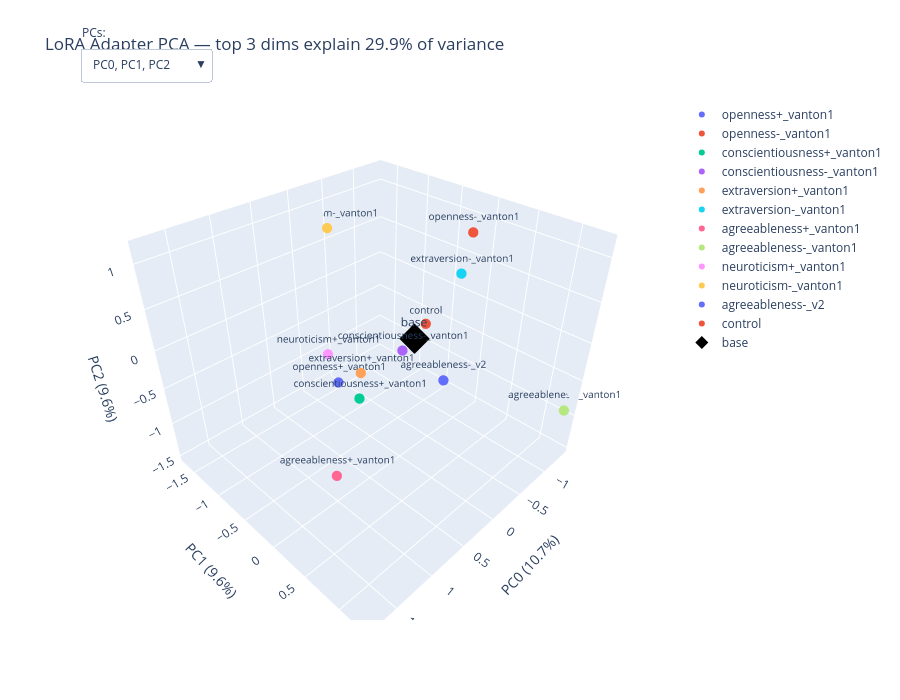

Notebook cell for this chart:
### Code cell
import plotly.graph_objects as go

# Re-pull from pca_result so this cell is self-contained
coords = pca_result.input_coords
explained = pca_result.explained_variance
persona_names = persona_collection.names

print(f"coords.shape={tuple(coords.shape)}, explained.shape={tuple(explained.shape)}")
assert coords.ndim == 2, f"expected 2D coords, got shape {tuple(coords.shape)}"
n_pcs = coords.shape[1]
if n_pcs < 3:
    raise RuntimeError(f"Need >=3 PCs for 3D plot, got {n_pcs}")

# Color each OCEAN trait consistently across +/- pairs
TRAIT_COLORS = {
    "openness": "#1f77b4",
    "conscientiousness": "#2ca02c",
    "extraversion": "#ff7f0e",
    "agreeableness": "#d62728",
    "neuroticism": "#9467bd",
}

def persona_color(name: str) -> str | None:
    if name == "base":
        return "black"
    stem = name.rstrip("+-")
    return TRAIT_COLORS.get(stem)

# Amplifier (+) = filled circle, suppressor (-) = open circle
def persona_symbol(name: str) -> str:
    if name == "base":
        return "diamond"
    if name.endswith("-"):
        return "circle-open"
    return "circle"

combos = [(i, i+1, i+2) for i in range(n_pcs - 2)]

n_personas = len(persona_names)
fig = go.Figure()

for combo in combos:
    x_pc, y_pc, z_pc = combo
    for i, persona in enumerate(persona_names):
        is_base = persona == "base"
        color = persona_color(persona)
        fig.add_trace(go.Scatter3d(
            x=[coords[i, x_pc].item()],
            y=[coords[i, y_pc].item()],
            z=[coords[i, z_pc].item()],
            mode='markers+text',
            marker=dict(
                size=10 if is_base else 6,
                color=color,
                symbol=persona_symbol(persona),
                line=dict(color=color, width=2) if persona.endswith("-") else None,
            ),
            text=[persona],
            textposition='top center',
            textfont=dict(size=12 if is_base else 10),
            name=persona,
            visible=(combo == (0, 1, 2)),
            showlegend=(combo == (0, 1, 2)),
        ))

buttons = []
for k, (x_pc, y_pc, z_pc) in enumerate(combos):
    visibility = [False] * (len(combos) * n_personas)
    for j in range(n_personas):
        visibility[k * n_personas + j] = True
    buttons.append(dict(
        method='update',
        label=f"PC{x_pc}, PC{y_pc}, PC{z_pc}",
        args=[
            {'visible': visibility},
            {'scene.xaxis.title': f"PC{x_pc} ({explained[x_pc]:.1%})",
             'scene.yaxis.title': f"PC{y_pc} ({explained[y_pc]:.1%})",
             'scene.zaxis.title': f"PC{z_pc} ({explained[z_pc]:.1%})"},
        ],
    ))

fig.update_layout(
    title=f"LoRA Adapter PCA — top 3 dims explain {explained[:3].sum():.1%} of variance",
    scene=dict(
        xaxis_title=f"PC0 ({explained[0]:.1%})",
        yaxis_title=f"PC1 ({explained[1]:.1%})",
        zaxis_title=f"PC2 ({explained[2]:.1%})",
    ),
    width=900, height=700,
    updatemenus=[dict(
        buttons=buttons,
        direction='down',
        showactive=True,
        x=0.0, y=1.1,
        xanchor='left',
        yanchor='top',
    )],
    annotations=[dict(
        text="PCs:", x=0.0, y=1.15,
        xref="paper", yref="paper",
        showarrow=False,
    )],
)

fig.show()
